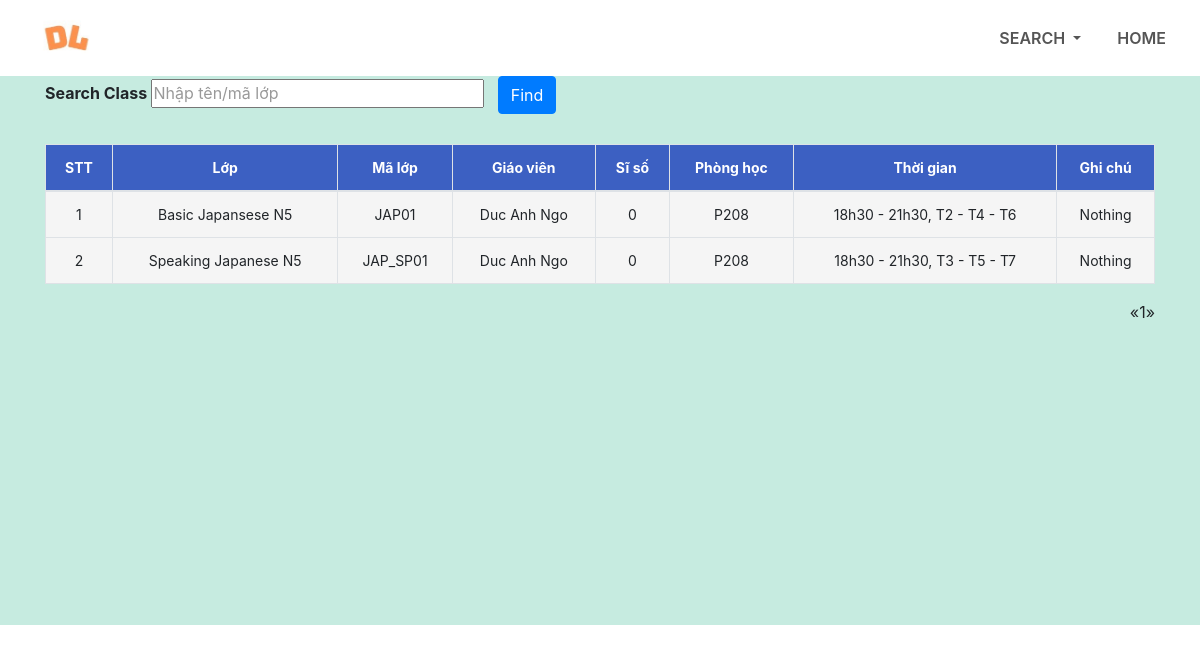
/search/search_class, run on an earlier commit of the app's database.
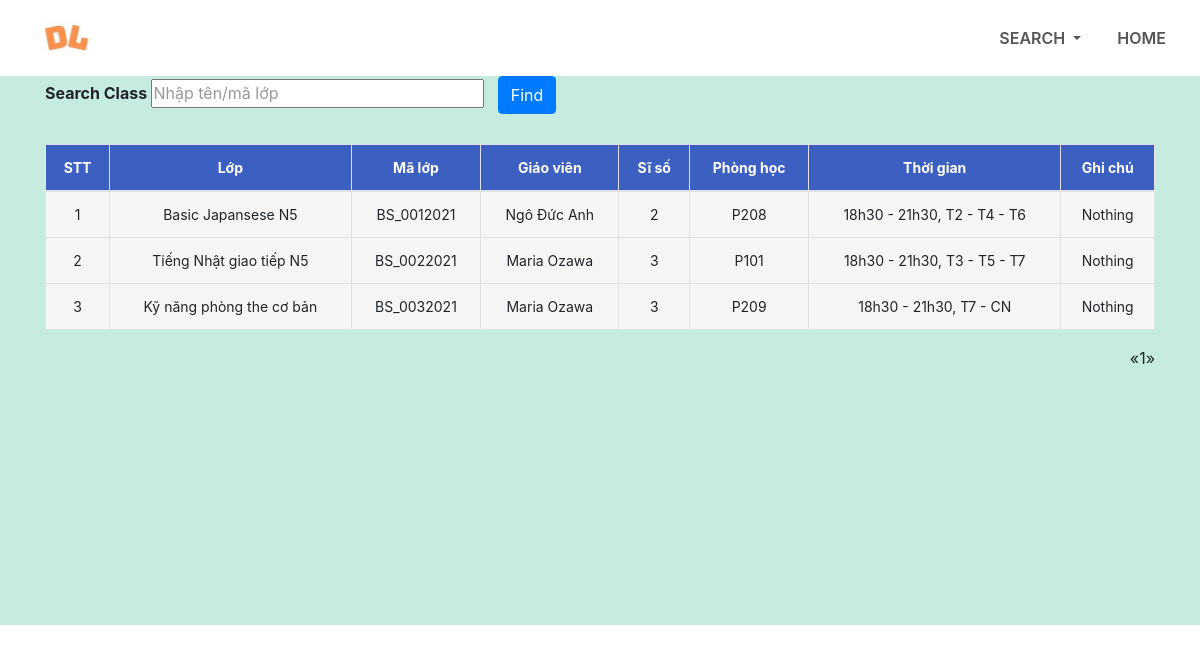
And on a later commit of the database.
### home/models.py (models this page shows, shortened)
class CourseList(models.Model):
    courseID = models.CharField(max_length=20, primary_key=True)
    courseName = models.CharField(max_length=100, null=True, default=None)
    manageTeacher = models.ForeignKey(Teachers, null=True, on_delete=models.SET_NULL)
    studentNumber = models.IntegerField(default=0)
    level = models.CharField(max_length=10)
    tuitionFeesByVND = models.IntegerField()
    schedule = models.CharField(max_length=50)
    courseLengthByMonth = models.IntegerField(default=0)
    beginDate = models.DateTimeField(auto_now_add=True)
    note = models.CharField(max_length=200, null=True, blank=True, default=None)
    studyRoom = models.CharField(max_length=200, null=True)

class Teachers(models.Model):
    user = models.OneToOneField(User, on_delete=models.CASCADE)
    teacherID = models.CharField(max_length=10, primary_key=True, default=None)
    teacherName = models.CharField(max_length=200, null=True)
    teacherDOB = models.DateField(null=True, default=None)
    teacherGender = models.CharField(max_length=6, null=True)
    phoneNumber = models.CharField(max_length=200, null=True)
    teacherEmail = models.CharField(max_length=200, null=True)

### home/views.py (the view, shortened to what this page needs)
# urls.py: path('search/search_class', views.SearchClass.as_view(), name='searchClass'),
class SearchClass(View):
    def get(self, request):
        course_data = CourseList.objects.all().order_by('courseID')
        for c in course_data:
            c.students_set
            c.studentNumber = c.students_set.count()
            c.save()
        data_paginator = Paginator(course_data, 6)
        page = request.GET.get('page', 1)
        try:
            page_data = data_paginator.page(page)
        except PageNotAnInteger:
            page_data = data_paginator.page(1)
        except EmptyPage:
            page_data = data_paginator.page(data_paginator.num_pages)
        return render(request, 'searchClass.html', {'courseData': page_data})

### home/templates/searchClass.html (shortened to what this page needs)
{% load static %}
<!DOCTYPE html>
<html>
<head>
    <link rel="stylesheet" type = "text/css" href="{% static 'css/style.css' %}">
    <link rel="stylesheet" href="https://stackpath.bootstrapcdn.com/bootstrap/4.1.3/css/bootstrap.min.css">
    <link rel="stylesheet" href= "https://stackpath.bootstrapcdn.com/font-awesome/4.7.0/css/font-awesome.min.css">
</head>
<body>
<section id="nav-bar">
<nav class="navbar navbar-expand-lg navbar-light">
    <a class="navbar-brand" href="{% url 'home:home_page' %}"><img src="{% static 'images/logo.jpg' %}"></a>
    <div class="collapse navbar-collapse" id="navbarNav">
      <ul class="navbar-nav ml-auto">
        <li class="nav-item dropdown">
            <a class="nav-link dropdown-toggle" href="#" id="navbarDropdown" role="button" data-toggle="dropdown" aria-haspopup="true" aria-expanded="false">
              SEARCH
            </a>
        </li>
        <li class="nav-item">
          <a class="nav-link" href="{% url 'home:home_page' %}">HOME</a>
        </li>
      </ul>
    </div>
</nav>
</section>
<section id="search">
    <div class="container">
        <form action="" method="POST">
            <div class="search-input">
                Search Class
                <input type="text" name="searchClass" id="search1" class="searching" placeholder="Nhập tên/mã lớp">
                <button type="submit" name="find" class="btn btn-primary">Find</button>
            </div>
        </form>
        <table class="table table-bordered">
            <thread>
                <tr>
                    <th>STT</th>
                    <th>Lớp</th>
                    <th>Mã lớp</th>
                    <th>Giáo viên</th>
                    <th>Sĩ số</th>
                    <th>Phòng học</th>
                    <th>Thời gian</th>
                    <th>Ghi chú</th>
                </tr>
            </thread>
            <tbody>
                {% for data in courseData %}
                    <tr>
                        <td>{{ forloop.counter }}</td>
                        <td>{{data.courseName}}</td>
                        <td>{{data.courseID}}</td>
                        <td>{{data.manageTeacher.teacherName}}</td>
                        <td>{{data.studentNumber}}</td>
                        <td>{{data.studyRoom}}</td>
                        <td>{{data.schedule}}</td>
                        <td>
                            {% if data.note %}
                                {{data.note}}
                            {% else %}
                                {{"Nothing"}}
                            {% endif %}
                        </td>
                    </tr>
                {% endfor %}
            </tbody>
        </table>
        <nav aria-label="Page navigation example">
            <ul class="pagination pull-right">
                {% if courseData.has_previous %}
                    <li><a href="?page={{ courseData.previous_page_number }}">&laquo;</a></li>
                {% else %}
                    <li class="disabled"><span>&laquo;</span></li>
                {% endif %}
                {% for i in courseData.paginator.page_range %}
                    {% if i > courseData.number|add:"-3" %}
                        {% if i < courseData.number|add:"3" %}
                            {% if courseData.number == i %}
                                <li class="active"><span>{{ i }} <span class="sr-only">(current)</span></span></li>
                            {% else %}
                                <li><a href="?page={{ i }}">{{ i }}</a></li>
                            {% endif %}
                        {% endif %}
                    {% endif %}
                {% endfor %}
                {% if courseData.has_next %}
                    <li><a href="?page={{ courseData.next_page_number }}">&raquo;</a></li>
                {% else %}
                    <li class="disabled"><span>&raquo;</span></li>
                {% endif %}
            </ul>
        </nav>
    </div>
</section>
</body>
</html>

### home/static/css/style.css (style rules this page uses)
* { margin: 0; padding: 0; }
#nav-bar { position: sticky; top: 0; z-index: 10; }
.navbar-brand img { height: 50px; padding-left: 20px; }
.navbar-nav li { padding: 0 10px; }
.navbar-nav li a { float: right; text-align: left; }
.navbar { background: #fff; }
.nav-link { color: #555!important; font-weight: 600; font-size: 16px; }
::placeholder { color: #999; }
#search { height: 549px; background-color: rgb(198, 235, 224); }
.search-input { margin-bottom: 30px; font-weight: bold; }
.search-input input { width: 30%; }
.searching { padding: 0.5px; }
.search-input button { margin-left: 10px; }
#search table { border-collapse: collapse; width: 100%; text-align: center; }
.table td, .table th { padding: 12px 15px; border: 1.5px solid #ddd; text-align: center; font-size: 14px; }
.table th { background-color: rgb(60, 96, 194); color: white; }
.table tbody tr { background-color: #f5f5f5; }

What changed in the data, as far as the page shows it:
removed CourseList: courseName "Basic Japansese N5", courseID "JAP01", manageTeacher.teacherName "Duc Anh Ngo", studentNumber "0", studyRoom "P208", schedule "18h30 - 21h30, T2 - T4 - T6", value "Nothing"
removed CourseList: courseName "Speaking Japanese N5", courseID "JAP_SP01", manageTeacher.teacherName "Duc Anh Ngo", studentNumber "0", studyRoom "P208", schedule "18h30 - 21h30, T3 - T5 - T7", value "Nothing"
added CourseList: courseName "Basic Japansese N5", courseID "BS_0012021", manageTeacher.teacherName "Ngô Đức Anh", studentNumber "2", studyRoom "P208", schedule "18h30 - 21h30, T2 - T4 - T6", value "Nothing"
added CourseList: courseName "Tiếng Nhật giao tiếp N5", courseID "BS_0022021", manageTeacher.teacherName "Maria Ozawa", studentNumber "3", studyRoom "P101", schedule "18h30 - 21h30, T3 - T5 - T7", value "Nothing"
added CourseList: courseName "Kỹ năng phòng the cơ bản", courseID "BS_0032021", manageTeacher.teacherName "Maria Ozawa", studentNumber "3", studyRoom "P209", schedule "18h30 - 21h30, T7 - CN", value "Nothing"
